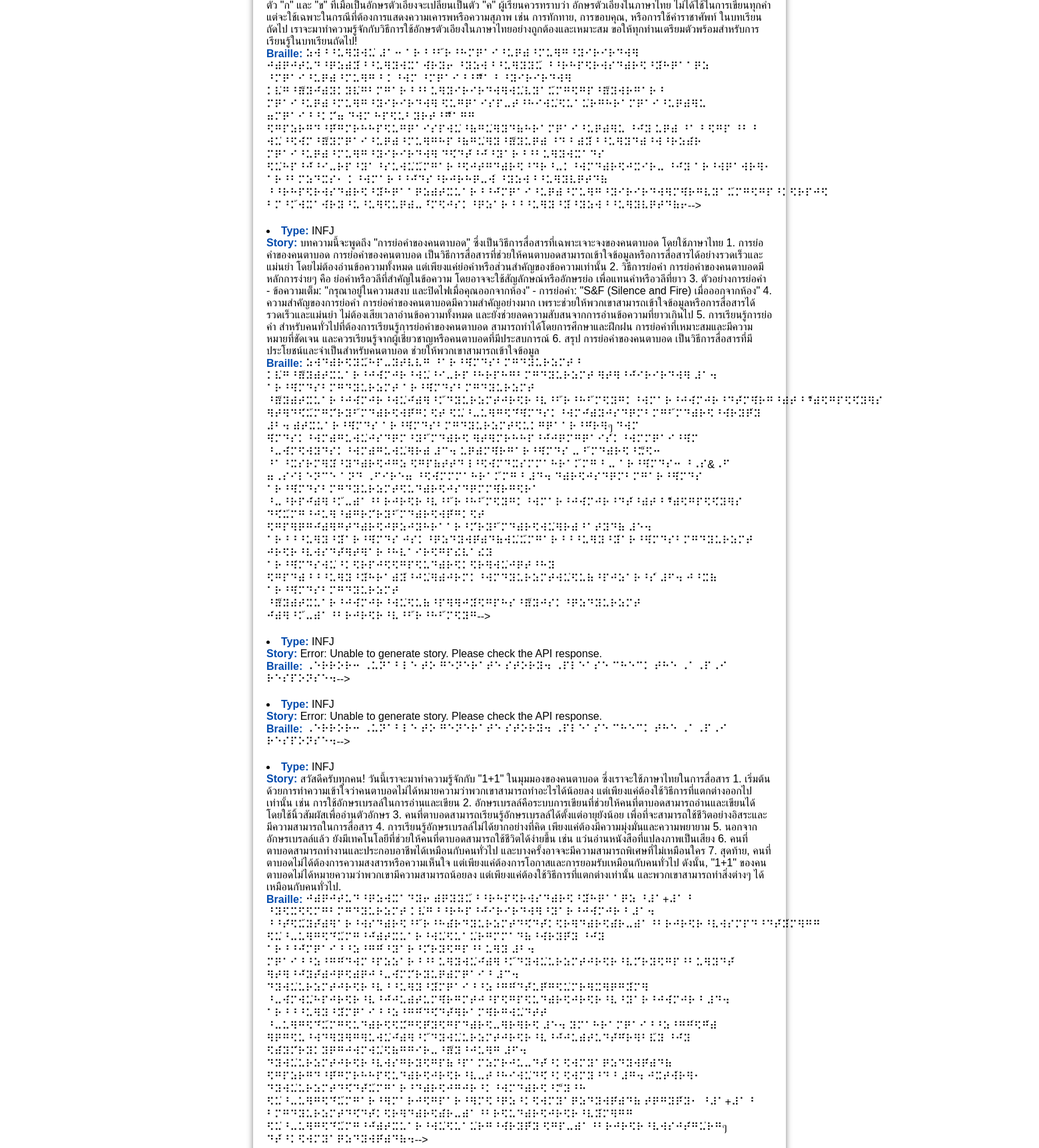
/success/ (upper part), run on the app's committed database.
### story/models.py (models this page shows, shortened)
class UserStory(models.Model):
    personality_type = models.CharField(max_length=4)
    story = models.TextField()

### story/views.py (the view)
# urls.py: path('success/', views.success, name='success'),
def success(request):
    stories = UserStory.objects.all()
    return render(request, 'story/success.html', {'stories': stories})

### story/templatetags/braille_filters.py (called while the page is built)
def convert_to_braille(text):
    return ''.join(braille_dict.get(char, char) for char in text)

@register.filter(name='braille')
def braille_filter(value):
    return convert_to_braille(value)

### story/templates/story/success.html (shortened to what this page needs)
{% load braille_filters %}
<!DOCTYPE html>
<html>
<head>
</head>
<body>
    <div class="container">
        <!--<h2>All Submitted Stories</h2>
        <ul>
            {% for story in stories %}
            <li>
                <strong>Type:</strong> {{ story.personality_type }} <br>
                <strong>Story:</strong> {{ story.story }} <br>
                <strong>Braille:</strong> {{ story.story|braille }}-->
            </li>
            {% endfor %}
    </div>
</body>
</html>

### story/templates/story/success.html (style rules this page uses)
body { background-image: url('https://firebasestorage.googleapis.com/v0/b/brailleproject-8091a.appspot.com/o/Frontend%2FChooselesson%2F%E0%B8%AA%E0%B8%B8%E0%B9%88%E0%B8%A1%E0%B8%84%E0%B8%B3%20%E0%B8%9E%E0%B8%B7%E0%B9%89%E0%B8%99%E0%B8%AB%E0%B8%A5%E0%B8%B1%E0%B8%87.svg?alt=media&token=f476c11e-f624-4b43-af95-cbc59835cb68'); background-size: cover; background-repeat: no-repeat; background-position: center; margin: 0; padding: 0; height: 100vh; overflow-x: hidden; display: flex; justify-content: center; align-items: center; flex-direction: column; }
.container { background-color: rgba(255, 255, 255, 0.8); padding: 20px; border-radius: 10px; box-shadow: 0 0 10px rgba(0, 0, 0, 0.5); width: 100%; max-width: 800px; box-sizing: border-box; }
li { font-family: Arial, sans-serif; color: #000000; margin-bottom: 20px; }
strong { color: #004aac; }

### data on the page
UserStory: story|braille "⠵⠺⠘⠘⠥⠻⠽⠺⠥่ ⠼⠁⠒ ⠁⠗⠘⠘⠃้⠗⠘⠓⠍⠟⠁⠊⠘⠥⠟⠾⠘⠍⠥⠻⠛⠘⠽⠊⠗⠊⠗⠙⠺⠻ ⠚⠾⠟⠚⠞⠥⠙⠘⠟⠵⠾⠽้⠘⠘⠥⠻⠽⠺⠭⠁⠺่⠗⠽⠖ ⠘⠽⠵⠺⠘⠘⠥⠻⠽⠽⠥้ ⠘⠘⠗⠓⠏⠫⠗⠺⠎⠙⠾⠗⠫⠘⠽้⠓⠟⠁⠁⠟⠵ ⠘⠍⠟⠁⠊⠘⠥⠟⠾⠘⠍⠥⠻⠛⠘ ⠅⠘⠺⠍ ⠘⠍⠟⠁⠊⠘⠘⠛็⠁⠘ ⠘⠽⠊⠗⠊⠗⠙⠺⠻ ⠅⠧่⠛⠘⠷็⠽⠚่⠾⠽⠅⠽⠧่⠛⠃⠍⠛⠁⠗⠘⠘⠃⠥⠻⠽⠊⠗⠊⠗⠙⠺⠻⠺⠥่⠧⠽⠁⠥้⠍⠛⠫⠛⠏⠘⠷็⠽⠺⠗⠛⠁⠗⠘ ⠍⠟⠁⠊⠘⠥⠟⠾⠘⠍⠥⠻⠛⠘⠽⠊⠗⠊⠗⠙⠺⠻ ⠫⠥⠛⠟⠁⠊⠎⠏⠤⠞⠘⠓⠊⠺⠥่⠫⠥⠁⠥่⠗⠛⠓⠗⠁⠍⠟⠁⠊⠘⠥⠟⠾⠻⠥ ⠶⠍⠟⠁⠊⠘⠘⠅⠍่⠶ ⠙⠺⠍ ⠓⠏⠫⠥⠃⠽⠗⠞⠘⠛็⠁⠛⠛ ⠫⠛⠏⠵⠗⠛⠙⠘⠟้⠛⠍⠗⠓⠓⠏⠫⠥⠛⠟⠁⠊⠎⠏⠺⠥่⠘⠷⠛⠥่⠻⠽⠙⠷⠓⠗⠁⠍⠟⠁⠊⠘⠥⠟⠾⠻⠥ ⠘⠚่⠽ ⠥⠟⠾ ⠘⠁⠘ ⠫⠛⠏ ⠘⠃⠘ ⠺⠥่⠘⠫⠺่⠍⠘⠷็⠽⠍⠟⠁⠊⠘⠥⠟⠾⠘⠍⠥⠻⠛⠓⠏⠘⠷⠛⠥่⠻⠽⠘⠷็⠽⠥⠟⠾ ⠘⠙⠘ ⠾⠽้⠘⠘⠥⠻⠽⠙⠾⠘⠺⠘⠗⠵⠾่⠗ ⠍⠟⠁⠊⠘⠥⠟⠾⠘⠍⠥⠻⠛⠘⠽⠊⠗⠊⠗⠙⠺⠻ ⠙⠫่⠙⠞้⠘⠚้⠘⠽⠁⠗⠘⠘⠃⠥⠻⠽⠺⠭⠁⠙⠎ ⠫⠥่⠓⠏⠘⠚้⠘⠊⠤⠗⠏⠘⠽⠁⠘⠎⠥⠺⠥่⠥้⠍⠛⠁⠗⠘⠫⠚⠞⠛⠙⠾⠗⠫⠘⠙⠗⠘⠤⠅⠘⠺⠍⠙⠾⠗⠫⠚⠭⠊⠗⠤ ⠘⠚่⠽ ⠁⠗⠘⠺⠟⠁⠺⠗⠻⠂ ⠁⠗⠘⠃⠍⠵⠙⠭⠎⠂ ⠅⠘⠺⠍⠁⠗⠘⠘⠚้⠙⠎⠘⠗⠚⠗⠓⠟⠤⠺์ ⠘⠽⠵⠺⠘⠘⠥⠻⠽⠧⠟⠞⠙⠷ ⠘⠘⠗⠓⠏⠫⠗⠺⠎⠙⠾⠗⠫⠘⠽้⠓⠟⠁⠁⠟⠵⠾⠞⠭⠥⠁⠗⠘⠘⠚้⠍⠟⠁⠊⠘⠥⠟⠾⠘⠍⠥⠻⠛⠘⠽⠊⠗⠊⠗⠙⠺⠻⠍⠻่⠗⠛⠧⠽⠁⠥้⠍⠛⠫⠛⠏⠘⠅⠫⠗⠏⠚⠫…"
UserStory: personality_type "INFJ", story "บทความนี้จะพูดถึง \"การย่อคำของคนตาบอด\" ซึ่งเป็นวิธีการสื่อสารที่เฉพาะเจาะจงของคนตาบอด โดยใช้ภาษาไทย 1. การย่อคำของคนตาบอด การย่อคำของคนตาบอด เป็นวิธีการสื่อสารที่ช่วยให้คนตาบอดสามารถเข้าใจข้อมูลหรือการสื่อสารได้อย่างรวดเร็วและแม่นยำ โดยไม่ต้องอ่านข้อความทั้งหมด แต่เพียงแค่ย่อคำหรือส่วนสำคัญของข้อความเท่านั้น 2. วิธีการย่อคำ การย่อคำของคนตาบอดมีหลักการง่ายๆ คือ ย่อคำหรือวลีที่สำคัญในข้อความ โดยอาจจะใช้สัญลักษณ์หรืออักษรย่อ เพื่อแทนคำหรือวลีที่ยาว 3. ตัวอย่างการย่อคำ - ข้อความเต็ม: \"กรุณาอยู่ในความสงบ และปิดไฟเมื่อคุณออกจากห้อง\" - การย่อคำ: \"S&F (Silence and Fire) เมื่อออกจากห้อง\" 4. ความสำคัญของการย่อคำ การย่อคำของคนตาบอดมีความสำคัญอย่างมาก…", story|braille "⠵⠺⠙⠾⠗⠫⠽⠥้⠓⠏⠤⠽⠞⠧⠧⠛ ⠘⠁⠗⠘⠻่⠍⠙⠎⠃⠍⠛⠙⠽⠥⠗⠵⠍⠞⠘ ⠅⠧่⠛⠘⠷็⠽⠾⠞⠭⠥⠁⠗⠘⠚⠺่⠍⠚⠗⠘⠺⠥่⠘⠊⠤⠗⠏⠘⠓⠗⠏⠓⠛⠃⠍⠛⠙⠽⠥⠗⠵⠍⠞ ⠻⠞⠻⠘⠚้⠊⠗⠊⠗⠙⠺⠻ ⠼⠁⠲ ⠁⠗⠘⠻่⠍⠙⠎⠃⠍⠛⠙⠽⠥⠗⠵⠍⠞ ⠁⠗⠘⠻่⠍⠙⠎⠃⠍⠛⠙⠽⠥⠗⠵⠍⠞ ⠘⠷็⠽⠾⠞⠭⠥⠁⠗⠘⠚⠺่⠍⠚⠗⠘⠺⠥่⠚่⠾⠻⠘⠅้⠙⠽⠥⠗⠵⠍⠞⠚⠗⠫⠗⠘⠧⠘⠃้⠗⠘⠓⠃้⠍⠫⠽⠛⠅⠘⠺⠍⠁⠗⠘⠚⠺่⠍⠚⠗⠘⠙⠞้⠍⠻่⠗⠛⠘⠾⠞⠘⠘็⠾⠫⠛⠏⠫⠫่⠽⠻⠎ ⠻⠞⠻⠙⠫่⠥้⠍⠛⠍่⠗⠽⠃้⠍⠙⠾⠗⠫⠺⠟้⠛⠅⠫⠞ ⠫⠥่⠘⠤⠥⠻⠛⠫⠙่⠻่⠍⠙⠎⠅⠘⠺⠍⠚่⠾⠽⠚⠎⠙⠟⠍⠃⠍⠛⠃้⠍⠙⠾⠗⠫⠘⠺่⠗⠽⠟้⠽ ⠼⠃⠲ ⠾⠞⠭⠥⠁⠗⠘⠻่⠍⠙⠎ ⠁⠗⠘⠻่⠍⠙⠎⠃⠍⠛⠙⠽⠥⠗⠵⠍⠞⠫⠥⠅⠛⠟⠁⠁⠗⠘⠛่⠗⠻ๆ ⠙⠺⠍ ⠻่⠍⠙⠎⠅⠘⠺⠍⠾⠛⠥⠺⠥่⠚⠎⠙⠟⠍⠘⠽⠃้⠍⠙⠾⠗⠫ ⠻⠞⠻⠍⠗⠓⠓⠏⠘⠚้⠚⠟⠍⠛⠟⠁⠊⠎์⠅⠘⠺⠍⠍⠟⠁⠊⠘⠻่⠍ ⠘⠤⠺่⠍⠫⠺⠽⠙⠎⠅⠘⠺⠍⠾⠛⠥⠺⠥่⠻⠗⠾ ⠼⠉⠲ ⠥⠟⠾⠍⠻่⠗⠛⠁⠗⠘⠻่⠍⠙⠎ ⠤ ⠃้⠍⠙⠾⠗⠫⠘⠥็⠫⠒ ⠘⠁⠘⠭⠎⠗⠍⠻⠽่⠘⠽⠙⠾⠗⠫⠚⠛⠵ ⠫⠛⠏⠷⠞⠞⠙⠸⠘⠫⠺่⠍⠙⠭⠎⠍⠍⠁⠓⠗⠁⠅้⠍⠛⠘ ⠤ ⠁⠗⠘⠻่⠍⠙⠎⠒ ⠘⠠⠎&⠠⠋ ⠶⠠⠎⠊⠇⠑⠝⠉⠑ ⠁⠝⠙ ⠠⠋⠊⠗⠑⠶ ⠘⠫⠺่⠍⠍⠍⠁⠓⠗⠁⠅้⠍⠛⠘ ⠼⠙⠲ ⠙⠾⠗⠫⠚⠎⠙⠟⠍⠃⠍⠛⠁⠗⠘⠻่⠍⠙⠎ ⠁⠗⠘⠻่⠍⠙⠎⠃⠍⠛⠙⠽⠥⠗⠵⠍⠞⠫⠥⠙⠾⠗⠫⠚⠎⠙⠟⠍⠍⠻่⠗⠛⠫⠗⠁…"
UserStory: personality_type "INFJ", story "Error: Unable to generate story. Please check the API response.", story|braille "⠠⠑⠗⠗⠕⠗⠒ ⠠⠥⠝⠁⠃⠇⠑ ⠞⠕ ⠛⠑⠝⠑⠗⠁⠞⠑ ⠎⠞⠕⠗⠽⠲ ⠠⠏⠇⠑⠁⠎⠑ ⠉⠓⠑⠉⠅ ⠞⠓⠑ ⠠⠁⠠⠏⠠⠊ ⠗⠑⠎⠏⠕⠝⠎⠑⠲"
UserStory: personality_type "INFJ", story "Error: Unable to generate story. Please check the API response.", story|braille "⠠⠑⠗⠗⠕⠗⠒ ⠠⠥⠝⠁⠃⠇⠑ ⠞⠕ ⠛⠑⠝⠑⠗⠁⠞⠑ ⠎⠞⠕⠗⠽⠲ ⠠⠏⠇⠑⠁⠎⠑ ⠉⠓⠑⠉⠅ ⠞⠓⠑ ⠠⠁⠠⠏⠠⠊ ⠗⠑⠎⠏⠕⠝⠎⠑⠲"
UserStory: personality_type "INFJ", story "สวัสดีครับทุกคน! วันนี้เราจะมาทำความรู้จักกับ \"1+1\" ในมุมมองของคนตาบอด ซึ่งเราจะใช้ภาษาไทยในการสื่อสาร 1. เริ่มต้นด้วยการทำความเข้าใจว่าคนตาบอดไม่ได้หมายความว่าพวกเขาสามารถทำอะไรได้น้อยลง แต่เพียงแค่ต้องใช้วิธีการที่แตกต่างออกไปเท่านั้น เช่น การใช้อักษรเบรลล์ในการอ่านและเขียน 2. อักษรเบรลล์คือระบบการเขียนที่ช่วยให้คนที่ตาบอดสามารถอ่านและเขียนได้ โดยใช้นิ้วสัมผัสเพื่ออ่านตัวอักษร 3. คนที่ตาบอดสามารถเรียนรู้อักษรเบรลล์ได้ตั้งแต่อายุยังน้อย เพื่อที่จะสามารถใช้ชีวิตอย่างอิสระและมีความสามารถในการสื่อสาร 4. การเรียนรู้อักษรเบรลล์ไม่ได้ยากอย่างที่คิด เพียงแค่ต้องมีความมุ่งมั่นและความพยายาม 5. นอกจากอักษรเบรลล์แล้ว ยังมีเทคโนโลยีที่ช่วยให้คนที่ตาบอดสามารถใช้ชีวิตได้ง่ายขึ้น เช่น…", story|braille "⠚⠾⠟⠚⠞⠥⠙⠘⠟⠵⠺⠭⠁⠙⠽⠖ ⠾⠟⠽⠽⠥้⠘⠘⠗⠓⠏⠫⠗⠺⠎⠙⠾⠗⠫⠘⠽้⠓⠟⠁⠁⠟⠵ ⠘⠼⠁+⠼⠁⠘ ⠘⠽⠫⠭⠫⠫⠍⠛⠃⠍⠛⠙⠽⠥⠗⠵⠍⠞ ⠅⠧่⠛⠘⠘⠗⠓⠏⠘⠚้⠊⠗⠊⠗⠙⠺⠻⠘⠽⠁⠗⠘⠚⠺่⠍⠚⠗⠘ ⠼⠁⠲ ⠘⠘⠞่⠫⠥้⠽⠞้⠾⠻⠁⠗⠘⠺⠎⠙⠾⠗⠫⠘⠃้⠗⠘⠓⠾่⠗⠙⠽⠥⠗⠵⠍⠞⠙⠫่⠙⠞้⠅⠫⠗⠻⠙⠾⠗⠫⠾่⠗⠤⠾⠁⠘⠃⠗⠚⠗⠫⠗⠘⠧⠺⠎⠍⠏⠙⠘⠙⠞้⠽้⠍⠻⠛⠛ ⠫⠥่⠘⠤⠥⠻⠛⠫⠙่⠥้⠍⠛⠘⠚้⠾⠞⠭⠥⠁⠗⠘⠺⠥่⠫⠥⠁⠥่⠗⠛⠍⠍⠁⠙⠷⠘⠺่⠗⠽⠟้⠽ ⠘⠚่⠽ ⠁⠗⠘⠘⠚้⠍⠟⠁⠊⠘⠘⠵⠘⠛⠛์⠘⠽⠁⠗⠘⠍่⠗⠽⠫⠛⠏⠘⠃⠥⠻⠽ ⠼⠃⠲ ⠍⠟⠁⠊⠘⠘⠵⠘⠛⠛์⠙⠺⠍⠘⠏⠵⠵⠁⠗⠘⠘⠃⠥⠻⠽⠺⠥่⠚่⠾⠻⠘⠅้⠙⠽⠺⠥่⠥⠗⠵⠍⠞⠚⠗⠫⠗⠘⠧⠍่⠗⠽⠫⠛⠏⠘⠃⠥⠻⠽⠙⠞้ ⠻⠞⠻⠘⠚้⠽⠞้⠾⠚⠟⠫⠾⠟⠚⠘⠤⠺่⠍⠍่⠗⠽⠥⠟⠾⠍⠟⠁⠊⠘ ⠼⠉⠲ ⠙⠽⠺⠥่⠥⠗⠵⠍⠞⠚⠗⠫⠗⠘⠧⠘⠘⠥⠻⠽⠘⠽้⠍⠟⠁⠊⠘⠘⠵⠘⠛⠛์⠙⠞้⠥⠟้⠛⠫⠥่⠍⠗⠻⠭⠻⠟⠛⠽้⠍⠻ ⠘⠤⠺่⠍⠺⠥่⠓⠏⠚⠗⠫⠗⠘⠧⠘⠚้⠚⠥⠾⠞⠥⠍⠻่⠗⠛⠍⠞⠚⠘⠏⠫⠛⠏⠫⠥⠙⠾⠗⠫⠚⠗⠫⠗⠘⠧⠘⠽⠁⠗⠘⠚⠺่⠍⠚⠗⠘ ⠼⠙⠲ ⠁⠗⠘⠘⠘⠥⠻⠽⠘⠽้⠍⠟⠁⠊⠘⠘⠵⠘⠛⠛์⠙⠫่⠙⠞้⠻⠗⠁⠍⠻่⠗⠛⠺⠥่⠙⠞⠞ ⠘⠤⠥⠻⠛⠫⠙่⠥้⠍⠛⠫⠥⠙⠾⠗⠫⠫⠭่⠛⠫⠟่⠽⠫⠛⠏⠙⠾⠗⠫⠤⠻⠗⠻⠗⠫ ⠼⠑⠲ ⠽⠍⠁⠓⠗⠁⠍⠟⠁⠊⠘⠘⠵⠘⠛⠛์⠫⠛้⠾ ⠻⠟⠛⠫⠥⠘⠺⠙⠻⠽⠻⠛⠻⠥⠺⠥่⠚่⠾⠻⠘⠅้⠙⠽⠺⠥่⠥⠗⠵⠍⠞⠚⠗⠫⠗⠘⠧⠘⠚้⠚⠥⠾⠞⠥⠙⠞้⠛่⠗⠻⠃⠧้⠽ ⠘⠚่⠽…"
